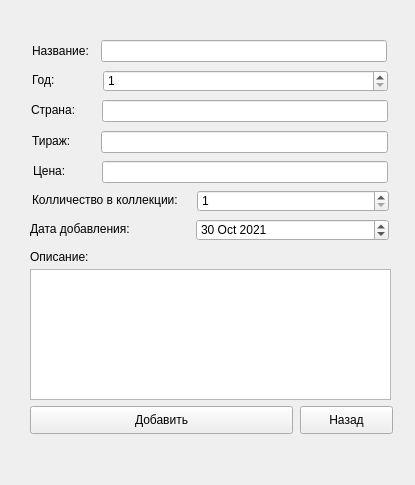
<?xml version="1.0" encoding="UTF-8"?>
<ui version="4.0">
 <class>Form</class>
 <widget class="QWidget" name="Form">
  <property name="geometry">
   <rect>
    <x>0</x>
    <y>0</y>
    <width>415</width>
    <height>485</height>
   </rect>
  </property>
  <property name="windowTitle">
   <string>Form</string>
  </property>
  <widget class="QLabel" name="label">
   <property name="geometry">
    <rect>
     <x>32</x>
     <y>40</y>
     <width>61</width>
     <height>21</height>
    </rect>
   </property>
   <property name="text">
    <string>Название:</string>
   </property>
  </widget>
  <widget class="QLineEdit" name="name">
   <property name="geometry">
    <rect>
     <x>101</x>
     <y>40</y>
     <width>286</width>
     <height>22</height>
    </rect>
   </property>
  </widget>
  <widget class="QLabel" name="label_2">
   <property name="geometry">
    <rect>
     <x>32</x>
     <y>72</y>
     <width>31</width>
     <height>16</height>
    </rect>
   </property>
   <property name="text">
    <string>Год:</string>
   </property>
  </widget>
  <widget class="QSpinBox" name="year">
   <property name="geometry">
    <rect>
     <x>103</x>
     <y>70</y>
     <width>285</width>
     <height>22</height>
    </rect>
   </property>
   <property name="minimum">
    <number>1</number>
   </property>
   <property name="maximum">
    <number>2022</number>
   </property>
  </widget>
  <widget class="QLabel" name="label_3">
   <property name="geometry">
    <rect>
     <x>31</x>
     <y>99</y>
     <width>51</width>
     <height>21</height>
    </rect>
   </property>
   <property name="text">
    <string>Страна:</string>
   </property>
  </widget>
  <widget class="QLineEdit" name="country">
   <property name="geometry">
    <rect>
     <x>102</x>
     <y>100</y>
     <width>286</width>
     <height>22</height>
    </rect>
   </property>
  </widget>
  <widget class="QLabel" name="label_4">
   <property name="geometry">
    <rect>
     <x>32</x>
     <y>130</y>
     <width>51</width>
     <height>21</height>
    </rect>
   </property>
   <property name="text">
    <string>Тираж:</string>
   </property>
  </widget>
  <widget class="QLineEdit" name="edition">
   <property name="geometry">
    <rect>
     <x>101</x>
     <y>131</y>
     <width>287</width>
     <height>22</height>
    </rect>
   </property>
  </widget>
  <widget class="QLabel" name="label_5">
   <property name="geometry">
    <rect>
     <x>33</x>
     <y>160</y>
     <width>41</width>
     <height>21</height>
    </rect>
   </property>
   <property name="text">
    <string>Цена:</string>
   </property>
  </widget>
  <widget class="QLineEdit" name="price">
   <property name="geometry">
    <rect>
     <x>102</x>
     <y>161</y>
     <width>286</width>
     <height>22</height>
    </rect>
   </property>
  </widget>
  <widget class="QLabel" name="label_6">
   <property name="geometry">
    <rect>
     <x>30</x>
     <y>221</y>
     <width>111</width>
     <height>16</height>
    </rect>
   </property>
   <property name="text">
    <string>Дата добавления:</string>
   </property>
  </widget>
  <widget class="QDateEdit" name="date">
   <property name="geometry">
    <rect>
     <x>196</x>
     <y>219</y>
     <width>193</width>
     <height>22</height>
    </rect>
   </property>
   <property name="dateTime">
    <datetime>
     <hour>0</hour>
     <minute>47</minute>
     <second>0</second>
     <year>2021</year>
     <month>10</month>
     <day>30</day>
    </datetime>
   </property>
   <property name="maximumDateTime">
    <datetime>
     <hour>23</hour>
     <minute>59</minute>
     <second>59</second>
     <year>2100</year>
     <month>12</month>
     <day>31</day>
    </datetime>
   </property>
   <property name="minimumDateTime">
    <datetime>
     <hour>0</hour>
     <minute>0</minute>
     <second>0</second>
     <year>1800</year>
     <month>9</month>
     <day>14</day>
    </datetime>
   </property>
  </widget>
  <widget class="QSpinBox" name="count_one">
   <property name="geometry">
    <rect>
     <x>197</x>
     <y>190</y>
     <width>192</width>
     <height>22</height>
    </rect>
   </property>
   <property name="minimum">
    <number>1</number>
   </property>
   <property name="maximum">
    <number>2022</number>
   </property>
  </widget>
  <widget class="QLabel" name="label_7">
   <property name="geometry">
    <rect>
     <x>32</x>
     <y>190</y>
     <width>161</width>
     <height>20</height>
    </rect>
   </property>
   <property name="text">
    <string>Колличество в коллекции:</string>
   </property>
  </widget>
  <widget class="QLabel" name="label_8">
   <property name="geometry">
    <rect>
     <x>30</x>
     <y>249</y>
     <width>61</width>
     <height>16</height>
    </rect>
   </property>
   <property name="text">
    <string>Описание:</string>
   </property>
  </widget>
  <widget class="QTextEdit" name="description">
   <property name="geometry">
    <rect>
     <x>30</x>
     <y>269</y>
     <width>361</width>
     <height>131</height>
    </rect>
   </property>
  </widget>
  <widget class="QPushButton" name="add_button">
   <property name="geometry">
    <rect>
     <x>30</x>
     <y>406</y>
     <width>263</width>
     <height>28</height>
    </rect>
   </property>
   <property name="text">
    <string>Добавить</string>
   </property>
  </widget>
  <widget class="QLabel" name="verdict">
   <property name="geometry">
    <rect>
     <x>83</x>
     <y>450</y>
     <width>241</width>
     <height>20</height>
    </rect>
   </property>
   <property name="text">
    <string/>
   </property>
  </widget>
  <widget class="QPushButton" name="backButton">
   <property name="geometry">
    <rect>
     <x>300</x>
     <y>406</y>
     <width>93</width>
     <height>28</height>
    </rect>
   </property>
   <property name="text">
    <string>Назад</string>
   </property>
  </widget>
 </widget>
 <resources/>
 <connections/>
</ui>
